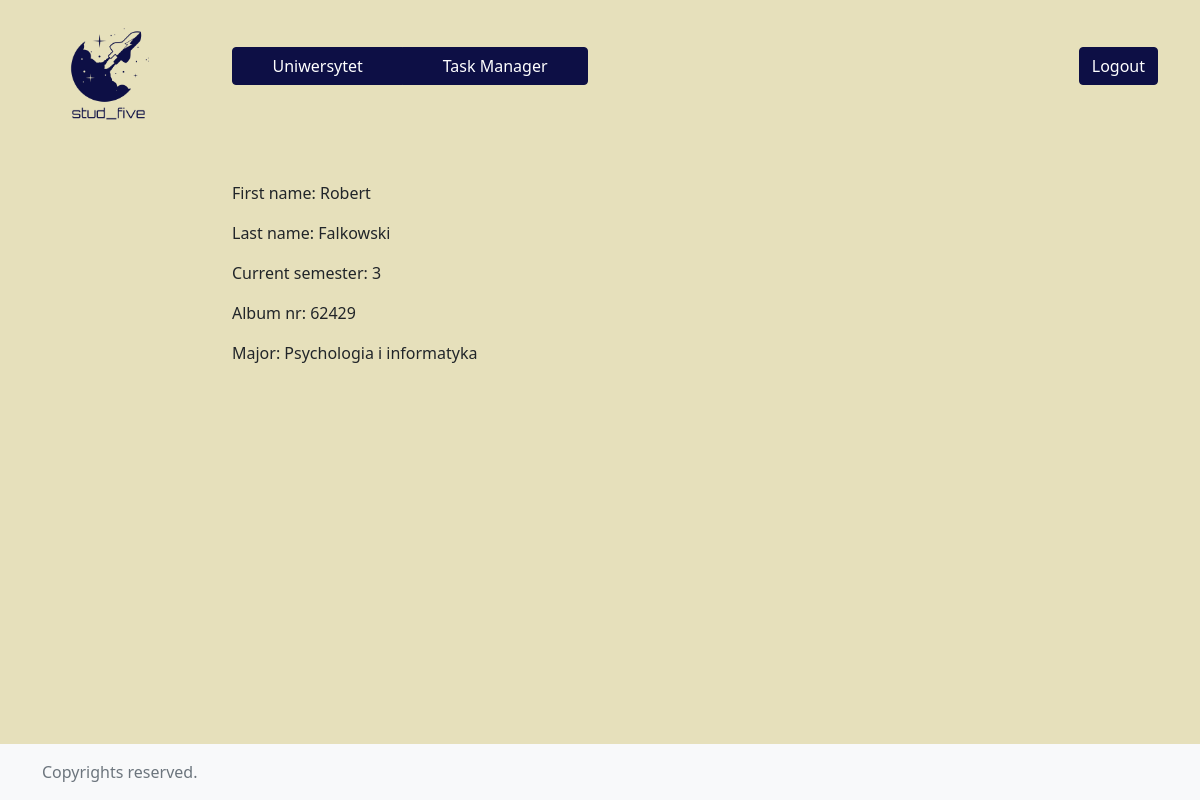
The page /uni/info (signed in) on the database its author committed.
### scrapy_ects/models.py (models this page shows, shortened)
class Student(models.Model):
    current_sem = models.IntegerField(blank=True, null=True)
    album_nr = models.IntegerField(null=True)
    user = models.OneToOneField(User, on_delete=models.CASCADE)
    major = models.ManyToManyField('Major', through='MajorStat')
    spec = models.ManyToManyField('Spec', through='SpecStat')
    major_course = models.ManyToManyField(
        'MajorCourse', through='MajorCourseStat')
    spec_course = models.ManyToManyField(
        'SpecCourse', through='SpecCourseStat', blank=True)
    class Meta:
        constraints = [
            models.UniqueConstraint(
                fields=['album_nr'], name='unique_student')
        ]
        verbose_name = 'Student'
        verbose_name_plural = 'Students'

class Major(models.Model):
    name = models.CharField(max_length=128)
    duration_in_sem = models.IntegerField(blank=True, null=True)
    class Meta:
        constraints = [
            models.UniqueConstraint(
                fields=['name', 'duration_in_sem'], name='unique_major')
        ]
        verbose_name = 'Major'
        verbose_name_plural = 'Majors'

### scrapy_ects/views.py (the view)
# urls.py: path('uni/info', UniInfoView.as_view(), name="uni_info"),
class UniInfoView(View):
    def get(self, request, *args, **kwargs):
        stud = Student.objects.get(user = request.user)
        major = stud.major.through.objects.get().major.name
        return render(request, "uni_info.html", {
            "us":stud,
            "major": major
        })

### templates/uni_info.html
{% extends 'index.html' %} {% block content %}
<div class="container items-center">
    <div class="row justify-content-center">
        <div class="col-8">
            <p>First name: {{us.user.first_name}}</p>
            <p>Last name: {{us.user.last_name}}</p>
            <p>Current semester: {{us.current_sem}}</p>
            <p>Album nr: {{us.album_nr}}</p>
            <p>Major: {{major}}</p>
        </div>
    </div>
</div>
{% endblock content %}

### static/css/style.css (style rules this page uses)
body { background-color: #e6e0bb; }

### rows shown on the page
Student: user.first_name "Robert", user.last_name "Falkowski", current_sem "3", album_nr "62429"
Major: name "Psychologia i informatyka"
